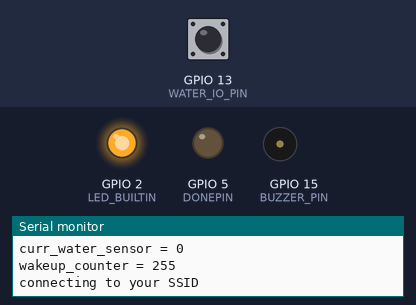
Simulated run of this sketch. Board: ESP8266 (NodeMCU). Parts: output pins drawn as LEDs (lit = HIGH, except the on-board LED, lit = LOW), buzzer (waves = sounding, pin HIGH), the last lines printed to the serial monitor. The test bench sets the inputs (shaded band); at power-on: GPIO 13 (WATER_IO_PIN) HIGH. WiFi joins after 1.5 s; servers stay silent unless stated; EEPROM starts erased; no MQTT or app messages arrive unless stated.

Above: at 0.1 s.
At 2.9 s:
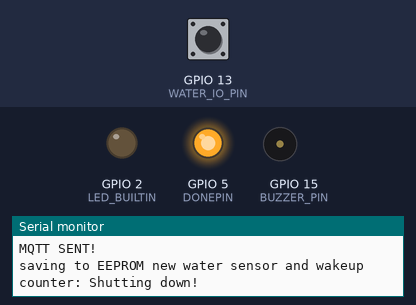
Timing chart, 0 to 4.4 s (numbered marks = the images above):
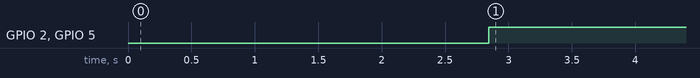

Measured:
- by itself, GPIO 2 (LED_BUILTIN), GPIO 5 (DONEPIN): LOW → HIGH at 2.8 s

The sketch:

esp8266bare-tpl5110-pololu-switch-buzzer-final1.ino
```cpp
/*
 * Water detector: By andres leon
 * version tracking since ver 10
 * ver 10: updated strDateTime() function to request time if year is 1970.
 * ver 11: removed or reduced delay in sections to speed up the whole process.
 * ver 12: added funtion send_sensor_battery_data_mqtt. only sends to one mqtt topic all needed data
 * ver 13: adjusted map values in battery_level_percent function
 * With TPL5110: forget about reseting. let the TPL5110 take care of wakign up and shutting down.
 *                need to set a pin high to let the tpl5110 know when to shutdown.
 *                see https://learn.adafruit.com/adafruit-tpl5110-power-timer-breakout/usage
 * With Buzzer: adds functionality to trigger buzzer when water is detected
 * Not checking bat voltage anymore
 * ver 4: added define for serila print
 * ver 5: reading voltage from battery. code from https://learn.adafruit.com/using-ifttt-with-adafruit-io/wiring#battery-tracking
 */

#include <ESP8266WiFi.h>
#include <PubSubClient.h>
#include <ArduinoJson.h>
#include <EEPROM.h>

// the current address in the EEPROM (i.e. which byte
// we're going to read from)
int addr_EEPROM = 0;

/* ----------- UPDATE SENSOR NAME ---------------------- */
#define mqtt_sensor_status_topic "watersensor/status"
const char* deviceName = "watersensor";
 /* ----------- SENSOR NAME ---------------------- */

/************************* WiFi Access Point *********************************/
const char* ssid     = "your SSID";
const char* password = "your password";
/************************* MQTT Connection *********************************/
#define mqtt_server "your mqtt server ip address"
#define mqtt_user "your mqtt username"
#define mqtt_password "your mqtt password"

//https://arduino.stackexchange.com/questions/9857/can-i-make-the-arduino-ignore-serial-print
//to deactivate serail prints, replace the defines with
//#define Sprintln(a) //nothing else
//#define Sprint(a)
#define Sprintln(a) (Serial.println(a))
#define Sprint(a) (Serial.print(a))

#define WATER_IO_PIN 13
#define DONEPIN 5   //notifies the tpl5110 when it code is done and is time to shutdown.
#define BUZZER_PIN 15
#define mqtt_max_connect_count 5          //max tries to send mqtt message
#define wifi_max_connect_count 10         //max tries to send wifi message
#define rest_between_attempts_milli 750   //wait time between attempts
#define counter_limit_wakeup 1           //when this num is reached, then connect to wifi and send notification.
#define BUZZER_BEEP_TIME 5000             //milliseconds buzzer should beep

WiFiClient espClient;
PubSubClient mqtt_client(espClient);

// function prototypes
void battery_level();
bool water_sensor();
bool send_sensor_battery_data_mqtt();
void shutdownMsg();
void setupWIFI();

int batt_level;
int batt_level_percent;
String ipaddress;
bool prev_water_sensor;
bool curr_water_sensor;
int wakeup_counter;

/* <<<<<<<<<<<<<<<<<< BEGIN SETUP >>>>>>>>>>>>>>>>>  */
void setup() {
  pinMode(LED_BUILTIN, OUTPUT);
  pinMode(BUZZER_PIN, OUTPUT);
  pinMode(WATER_IO_PIN, INPUT_PULLUP);
  pinMode(DONEPIN, OUTPUT);
  //make sure shutdown signal is off!
  digitalWrite(DONEPIN, LOW);
  digitalWrite(BUZZER_PIN, LOW);
  digitalWrite(LED_BUILTIN, LOW);

  Serial.begin(115200);

  Sprintln("");
  //Sprintln("=========================================");
  Sprintln("STARTING esp8266_water-detector-tpl5111-06-voltageread-buzzer");
  Sprintln(mqtt_sensor_status_topic);
  //Sprintln("=========================================");

  EEPROM.begin(512);  //Initialize EEPROM

  int prev_water_sensor_EEPROM_addr = addr_EEPROM;
  int wakeup_counter_EEPROM_addr = addr_EEPROM + 1;

  prev_water_sensor = (bool)EEPROM.read( prev_water_sensor_EEPROM_addr );
  curr_water_sensor = water_sensor();
  wakeup_counter = (int)EEPROM.read( wakeup_counter_EEPROM_addr );

  Sprint("prev_water_sensor = ");
  Sprintln(prev_water_sensor);
  Sprint("curr_water_sensor = ");
  Sprintln(curr_water_sensor);
  Sprint("wakeup_counter = ");
  Sprintln(wakeup_counter);

  if (  (curr_water_sensor) ||                        /* if WET */
        (curr_water_sensor != prev_water_sensor) ||   /* or status has changed */
        (wakeup_counter >= counter_limit_wakeup)  )   /* or timeout reached */
  {
    if (curr_water_sensor)
      digitalWrite(BUZZER_PIN, HIGH);

    setupWIFI();
    if (send_sensor_battery_data_mqtt()) //only update if message sent successfully.
    {
      if (curr_water_sensor != prev_water_sensor)   /* status has changed */
        EEPROM.write(prev_water_sensor_EEPROM_addr, (bool)curr_water_sensor);
    }
    //WiFi.disconnect();
    wakeup_counter = 0;   //reset counter.

  }

  wakeup_counter ++;
  EEPROM.write(wakeup_counter_EEPROM_addr, wakeup_counter);

  Sprint("saving to EEPROM new water sensor and wakeup counter: ");
  EEPROM.commit();

  delay(500); //added delay to ensure the mqtt message is sent.
}
/* <<<<<<<<<<<<<<<<<< END SETUP >>>>>>>>>>>>>>>>>  */
void loop()
{
  if (water_sensor())
  {
    digitalWrite(BUZZER_PIN, HIGH);
    //delay( BUZZER_BEEP_TIME );
  }
  else
    shutdownMsg();
}

void shutdownMsg()
{
  Sprint("Shutting down!");
  digitalWrite(LED_BUILTIN, HIGH);
  while (1) {
    digitalWrite(DONEPIN, HIGH);
    delay(1);
    pinMode(DONEPIN, INPUT);
//    digitalWrite(DONEPIN, LOW);
//    delay(1);
  }
}

void setupWIFI()
{
  /* Explicitly set the ESP8266 to be a WiFi-client, otherwise, it by default,
     would try to act as both a client and an access-point and could cause
     network-issues with your other WiFi-devices on your WiFi-network. */
  WiFi.mode(WIFI_STA);

  int wifi_connect_attempt_count = 0;
  Sprint("connecting to ");
  Sprintln( ssid );
  /*   setting static IP address   */
  /*
  // config static IP
  IPAddress ip(192, 168, 1, 205); // where xx is the desired IP Address
  IPAddress gateway(192, 168, 1, 1); // set gateway to match your network
  Serial.print(F("Setting static ip to : "));
  Serial.println(ip);
  IPAddress subnet(255, 255, 255, 0); // set subnet mask to match your network
  WiFi.config(ip, gateway, subnet);
  */
  /*   setting static IP address   */
  //WiFi.hostname(deviceName);      // DHCP Hostname (useful for finding device for static lease)
  //WiFi.config(staticIP, subnet, gateway, dns);
  WiFi.begin(ssid, password);
  while (WiFi.status() != WL_CONNECTED && ( wifi_connect_attempt_count < wifi_max_connect_count ) )
  {
    delay(rest_between_attempts_milli);
    Sprint(wifi_connect_attempt_count);
    Sprint(".. ");
    wifi_connect_attempt_count++;
  }
  Sprintln("");
  if ( wifi_connect_attempt_count >= wifi_max_connect_count )
  {
    Sprint("Failed to connect to wifi. Shutting down.");
    shutdownMsg();
  }
  Sprint("Connected to ");
  Sprintln( ssid );
  Sprint("IP address: ");
  ipaddress = (String)WiFi.localIP().toString();
  Sprintln(ipaddress);
  Sprintln("");
  //WiFi.printDiag(Serial);   //wifi diagnostics...
}

bool send_sensor_battery_data_mqtt()
{
  StaticJsonBuffer<200> jsonBuffer;
  JsonObject& root = jsonBuffer.createObject();
  bool retValue = 0;
  if (curr_water_sensor){
    root["status"] = "WET";
  }
  else {
    root["status"] = "DRY";
  }

  if (prev_water_sensor){
    root["previous_status"] = "WET";
  }
  else {
    root["previous_status"] = "DRY";
  }

  root["IP"] = (String)WiFi.localIP().toString();

  //root["status_date"] = strAcquiredDateTime;
  battery_level_percent();
  //float vc1 = (ESP.getVcc()/10000.0)/2;  //get voltage
  root["batt_per"] = (String)batt_level_percent;
  root["batt_vol"] = (String)batt_level;
  //root["batt_per"] = "0";
  //root["batt_vol"] = "0";

  String payload;
  root.printTo(payload);
  Sprint("sending ");
  Sprintln(payload);
  return send_mqtt_msg(mqtt_sensor_status_topic, payload);

}

bool send_mqtt_msg(String topic, String payload)
{
  //Serial.println(topic);
  int mqtt_connect_count = 1;
  int mqtt_pub_count = 0;
  int mqtt_pub_count_limit = 3;

  mqtt_client.setServer(mqtt_server, 1883);
  Sprintln("Attempting MQTT connection... ");
  // Loop until we're reconnected or attempt limit has been reached
  while (!mqtt_client.connected() && (mqtt_connect_count <= mqtt_max_connect_count))
  {
    Sprint(mqtt_connect_count); Sprint(". ");
    mqtt_client.connect(deviceName, mqtt_user, mqtt_password);
    mqtt_connect_count++;
    delay(rest_between_attempts_milli);
  }
  Sprintln("");
  if ( mqtt_connect_count >= mqtt_max_connect_count )
  { //failed to connect to MQTT server
    Sprint("failed to connect to MQTT server. rc= ");
    Sprintln(mqtt_client.state());
    return false;
  }
  else
  {
    Sprintln("connected to MQTT server.");
    //mqtt_client.loop();
    Sprint("sending message to topic: ");
    Sprintln(topic);
    Sprint("Payload: ");
    Sprintln(payload);
    bool mqttMsgSent = 0;

    while (!mqttMsgSent && ( mqtt_pub_count < mqtt_pub_count_limit ) )
    {
      Sprint(mqtt_pub_count);
      Sprintln("..!.. ");
      mqttMsgSent = mqtt_client.publish(topic.c_str(), payload.c_str(), true);
      if ( mqttMsgSent )
        break;
      else
        delay(rest_between_attempts_milli);
    }
    if (mqtt_pub_count <= mqtt_pub_count_limit )
    {
      Sprintln(F("MQTT SENT!"));
      return true;
    }
  }
  return true;
}


bool water_sensor(){
  return digitalRead(WATER_IO_PIN) == LOW;
}

void battery_level_percent() {
  // read the battery level from the ESP8266 analog in pin.
  // analog read level is 10 bit 0-1023 (0V-1V).
  // our 1M & 220K voltage divider takes the max
  // lipo value of 4.2V and drops it to 0.758V max.
  // this means our min analog read value should be 580 (3.14V)
  // and the max analog read value should be 774 (4.2V).

  batt_level = analogRead(A0);
  //Sprint("analog raw value of voltage: ");
  //Sprintln(level);

  // convert battery level to percent
  batt_level_percent = map(batt_level, 580, 774, 0, 100);
  //Serial.print("mapped Battery level: "); Serial.println(level);

}
```
